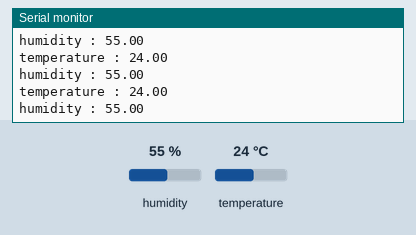
Recording of a sketch running on a simulated ESP8266 (NodeMCU). Shown: the last lines printed to the serial monitor. The test bench sets the inputs (shaded band); at power-on: humidity 55 %, temperature 24 °C.

Above: at 2.8 s.
2.9 s: humidity set to 22 %
At 4.8 s:
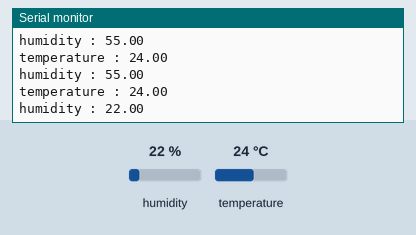
5.6 s: temperature set to 12 °C
At 6.9 s:
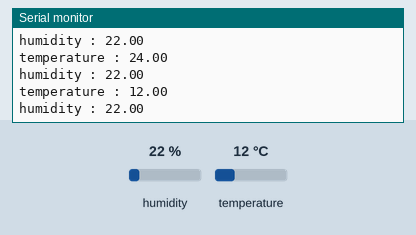
8.3 s: humidity set to 40 %
At 10.8 s:
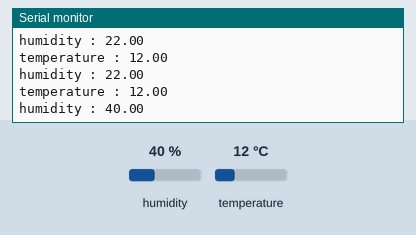
Timing chart, 0 to 12.3 s (numbered marks = the images above; inputs shaded):
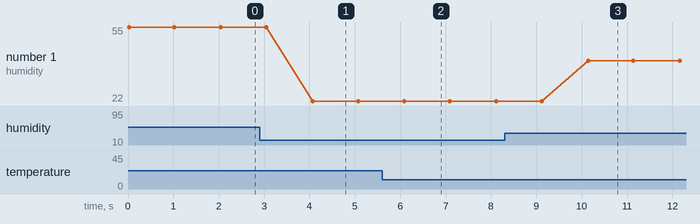

The sketch:

DHT11.ino
```cpp
#include <ESP8266WiFi.h>
#include <Adafruit_Sensor.h>
#include <Wire.h>
#include "DHT.h"
#define DHTPIN 5
#define DHTTYPE DHT11

DHT dht(DHTPIN, DHTTYPE);

void setup() {
  Serial.begin(115200);
dht.begin();
}

void loop() {
  Serial.print("temperature : ");
  Serial.println(dht.readTemperature());
  Serial.print("humidity : ");
  Serial.println(dht.readHumidity());
  delay(1000);
}
```

Measured:
- after the input at 2.9 s, the serial monitor: prints a new line after 1.2 s (image 1)
- after the input at 5.6 s, the serial monitor: prints a new line after 0.47 s (image 2)
- after the input at 8.3 s, the serial monitor: prints a new line after 1.8 s (image 3)
- plotted number 1: 55 → 22 after the input at 2.9 s, 22 → 40 after the input at 8.3 s
